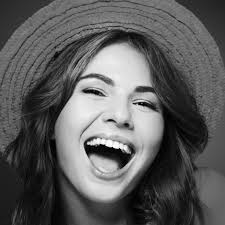
#> input picture photos/image5.jpeg, 225 x 225 px
$ jupyter execute a-decrease-spatial-resolution.ipynb
#> lines starting #> are read from the running program, lines starting #| are printed output that depends on the picture
[cell 1]
import cv2
import matplotlib.pyplot as plt
import numpy as np

[cell 2]
originalImage = cv2.imread("../photos/image5.jpeg", cv2.IMREAD_GRAYSCALE)
#> originalImage is the input picture: shape (225, 225); min 0, max 255, mean 91.7
originalImage = cv2.resize(originalImage, (512, 512))
#> originalImage: shape (512, 512)

[cell 3]
def decreasedResolution(image):
    height, width = image.shape
    newHeight = height // 2
    newWidth = width //2
    decreasedImage = np.zeros((newHeight, newWidth))

    for i in range(newHeight):
        for j in range(newWidth):
            decreasedImage[i, j] = np.mean(image[i*2 : ((i*2)+2), j*2 : ((j*2)+2)])
    return decreasedImage

[cell 4]
decImage = originalImage.copy()
plt.figure(figsize=(16, 8))
for k in range (1, 7):
    plt.subplot(2, 3, k)
    plt.title(f"{decImage.shape}")
    plt.imshow(decImage, cmap='gray')
    decImage = decreasedResolution(decImage)
#> this loop made 6 passes
#> pass 1, `decImage = decreasedResolution(decImage)`:
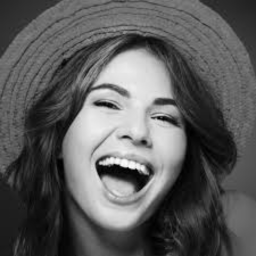
#> decImage: shape (256, 256) float64; min 0, max 252.8, mean 91.6
#> pass 2, `decImage = decreasedResolution(decImage)`:
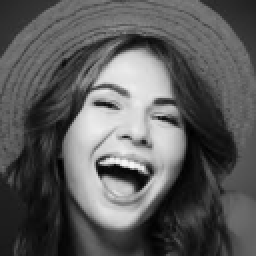
#> decImage: shape (128, 128) float64 (shown 2 times larger); min 0.688, max 248.1, mean 91.6
#> pass 3, `decImage = decreasedResolution(decImage)`:
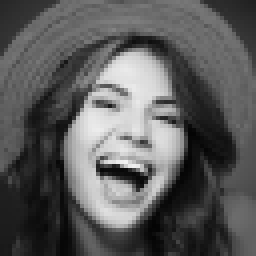
#> decImage: shape (64, 64) float64 (shown 4 times larger); min 4.08, max 242.2, mean 91.6
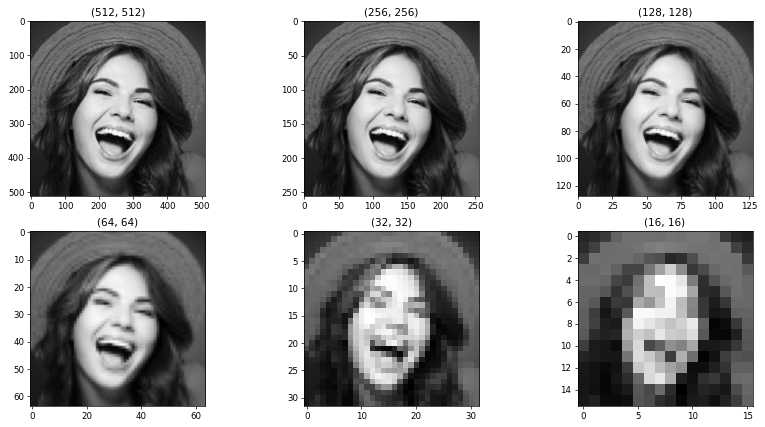
#> figure drawn by matplotlib, 6 panels

$ run again, with photos/image3.jpeg copied over photos/image5.jpeg
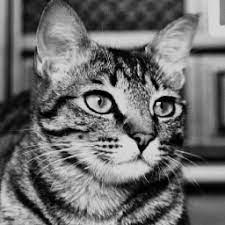
#> input picture photos/image3.jpeg, 225 x 225 px
#> originalImage is the input picture: shape (225, 225); min 0, max 235, mean 108.7
#> `originalImage = cv2.resize(originalImage, (512, 512))`:
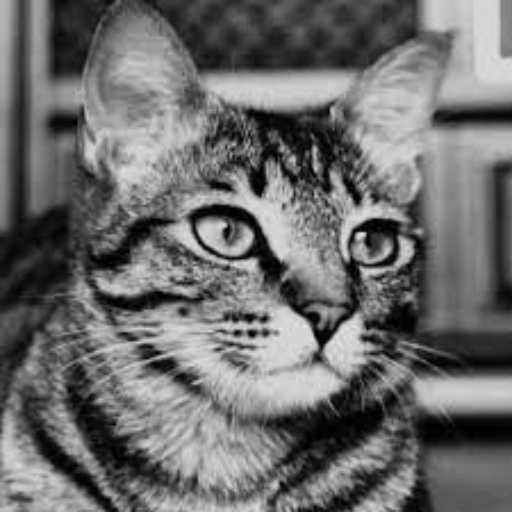
#> originalImage: shape (512, 512); min 0, max 230, mean 108.5
#> the loop `for k in range (1, 7):` made 6 passes
#> pass 3, `decImage = decreasedResolution(decImage)`:
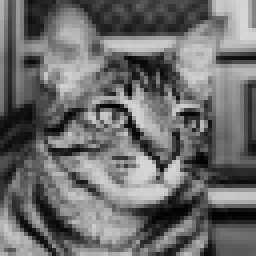
#> decImage: shape (64, 64) float64 (shown 4 times larger); min 1.58, max 215.6, mean 108.5

$ run again, with photos/image4.jpeg copied over photos/image5.jpeg
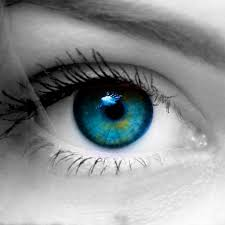
#> input picture photos/image4.jpeg, 225 x 225 px
#> `originalImage = cv2.imread("../photos/image5.jpeg", cv2.IMREAD_GRAYSCA..`:
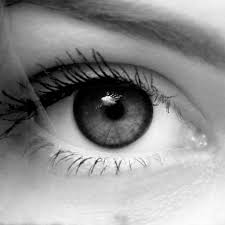
#> originalImage: shape (225, 225); min 0, max 255, mean 143.7
#> the loop `for k in range (1, 7):` made 6 passes
#> pass 3, `decImage = decreasedResolution(decImage)`:
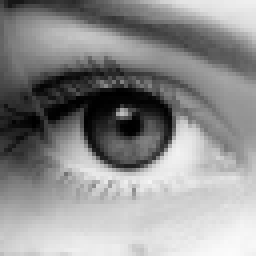
#> decImage: shape (64, 64) float64 (shown 4 times larger); min 0.25, max 251.2, mean 143.6
